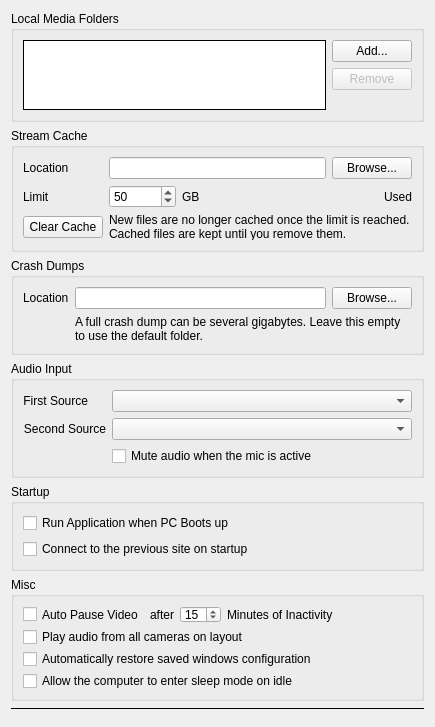
<?xml version="1.0" encoding="UTF-8"?>
<ui version="4.0">
 <class>GeneralPreferencesWidget</class>
 <widget class="QWidget" name="GeneralPreferencesWidget">
  <property name="geometry">
   <rect>
    <x>0</x>
    <y>0</y>
    <width>435</width>
    <height>544</height>
   </rect>
  </property>
  <layout class="QVBoxLayout" name="verticalLayout" stretch="0,0,0,0,0,0,0,1">
   <item>
    <widget class="QGroupBox" name="mediaFoldersGroupBox">
     <property name="title">
      <string>Local Media Folders</string>
     </property>
     <property name="flat">
      <bool>true</bool>
     </property>
     <layout class="QHBoxLayout" name="horizontalLayout_2">
      <item>
       <widget class="QListWidget" name="mediaFoldersList">
        <property name="maximumSize">
         <size>
          <width>16777215</width>
          <height>80</height>
         </size>
        </property>
        <property name="frameShape">
         <enum>QFrame::Shape::Box</enum>
        </property>
        <property name="frameShadow">
         <enum>QFrame::Shadow::Plain</enum>
        </property>
       </widget>
      </item>
      <item>
       <layout class="QVBoxLayout" name="verticalLayout_3">
        <item>
         <widget class="QPushButton" name="addMediaFolderButton">
          <property name="text">
           <string>Add...</string>
          </property>
         </widget>
        </item>
        <item>
         <widget class="QPushButton" name="removeMediaFolderButton">
          <property name="enabled">
           <bool>false</bool>
          </property>
          <property name="text">
           <string>Remove</string>
          </property>
         </widget>
        </item>
        <item>
         <spacer name="verticalSpacer_2">
          <property name="orientation">
           <enum>Qt::Orientation::Vertical</enum>
          </property>
          <property name="sizeHint" stdset="0">
           <size>
            <width>20</width>
            <height>10</height>
           </size>
          </property>
         </spacer>
        </item>
       </layout>
      </item>
     </layout>
    </widget>
   </item>
   <item>
    <widget class="QGroupBox" name="streamCacheGroupBox">
     <property name="title">
      <string>Stream Cache</string>
     </property>
     <property name="flat">
      <bool>true</bool>
     </property>
     <property name="toolTip">
      <string>Streamed files with a fixed duration are cached here and played back from the cache, so seeking and replaying them does not download them again. Live streams are never cached.</string>
     </property>
     <layout class="QGridLayout" name="streamCacheLayout">
      <item row="0" column="0">
       <widget class="QLabel" name="streamCacheFolderLabel">
        <property name="text">
         <string>Location</string>
        </property>
        <property name="buddy">
         <cstring>streamCacheFolderEdit</cstring>
        </property>
       </widget>
      </item>
      <item row="0" column="1">
       <widget class="QLineEdit" name="streamCacheFolderEdit"/>
      </item>
      <item row="0" column="2">
       <widget class="QPushButton" name="browseStreamCacheFolderButton">
        <property name="text">
         <string>Browse...</string>
        </property>
       </widget>
      </item>
      <item row="1" column="0">
       <widget class="QLabel" name="streamCacheLimitLabel">
        <property name="text">
         <string>Limit</string>
        </property>
        <property name="buddy">
         <cstring>streamCacheLimitSpinBox</cstring>
        </property>
       </widget>
      </item>
      <item row="1" column="1" colspan="2">
       <layout class="QHBoxLayout" name="streamCacheLimitLayout">
        <property name="leftMargin">
         <number>0</number>
        </property>
        <property name="topMargin">
         <number>0</number>
        </property>
        <property name="rightMargin">
         <number>0</number>
        </property>
        <property name="bottomMargin">
         <number>0</number>
        </property>
        <item>
         <widget class="QSpinBox" name="streamCacheLimitSpinBox">
          <property name="minimum">
           <number>1</number>
          </property>
          <property name="maximum">
           <number>100000</number>
          </property>
          <property name="value">
           <number>50</number>
          </property>
         </widget>
        </item>
        <item>
         <widget class="QLabel" name="streamCacheLimitUnitLabel">
          <property name="text">
           <string>GB</string>
          </property>
         </widget>
        </item>
        <item>
         <spacer name="streamCacheUsageSpacer">
          <property name="orientation">
           <enum>Qt::Orientation::Horizontal</enum>
          </property>
          <property name="sizeHint" stdset="0">
           <size>
            <width>12</width>
            <height>10</height>
           </size>
          </property>
         </spacer>
        </item>
        <item>
         <widget class="QLabel" name="streamCacheUsageLabel">
          <property name="text">
           <string>Used</string>
          </property>
         </widget>
        </item>
       </layout>
      </item>
      <item row="2" column="0">
       <widget class="QPushButton" name="clearStreamCacheButton">
        <property name="text">
         <string>Clear Cache</string>
        </property>
       </widget>
      </item>
      <item row="2" column="1" colspan="2">
       <widget class="QLabel" name="streamCacheHintLabel">
        <property name="text">
         <string>New files are no longer cached once the limit is reached. Cached files are kept until you remove them.</string>
        </property>
        <property name="wordWrap">
         <bool>true</bool>
        </property>
       </widget>
      </item>
     </layout>
    </widget>
   </item>
   <item>
    <widget class="QGroupBox" name="crashDumpGroupBox">
     <property name="title">
      <string>Crash Dumps</string>
     </property>
     <property name="flat">
      <bool>true</bool>
     </property>
     <property name="toolTip">
      <string>Where the client writes a dump file when it crashes. A full dump can be several gigabytes, so keep it on a drive with room to spare.</string>
     </property>
     <layout class="QGridLayout" name="crashDumpLayout">
      <item row="0" column="0">
       <widget class="QLabel" name="crashDumpFolderLabel">
        <property name="text">
         <string>Location</string>
        </property>
        <property name="buddy">
         <cstring>crashDumpFolderEdit</cstring>
        </property>
       </widget>
      </item>
      <item row="0" column="1">
       <widget class="QLineEdit" name="crashDumpFolderEdit"/>
      </item>
      <item row="0" column="2">
       <widget class="QPushButton" name="browseCrashDumpFolderButton">
        <property name="text">
         <string>Browse...</string>
        </property>
       </widget>
      </item>
      <item row="1" column="1" colspan="2">
       <widget class="QLabel" name="crashDumpHintLabel">
        <property name="text">
         <string>A full crash dump can be several gigabytes. Leave this empty to use the default folder.</string>
        </property>
        <property name="wordWrap">
         <bool>true</bool>
        </property>
       </widget>
      </item>
     </layout>
    </widget>
   </item>
   <item>
    <widget class="QGroupBox" name="audioGroupBox">
     <property name="title">
      <string>Audio Input</string>
     </property>
     <property name="flat">
      <bool>true</bool>
     </property>
     <layout class="QFormLayout" name="formLayout">
      <item row="0" column="0">
       <widget class="QLabel" name="primaryDeviceTextLabel">
        <property name="text">
         <string>First Source</string>
        </property>
        <property name="alignment">
         <set>Qt::AlignmentFlag::AlignRight|Qt::AlignmentFlag::AlignTrailing|Qt::AlignmentFlag::AlignVCenter</set>
        </property>
       </widget>
      </item>
      <item row="0" column="1">
       <widget class="QComboBox" name="primaryAudioDeviceComboBox"/>
      </item>
      <item row="1" column="0">
       <widget class="QLabel" name="secondaryDeviceTextLabel">
        <property name="text">
         <string>Second Source</string>
        </property>
        <property name="alignment">
         <set>Qt::AlignmentFlag::AlignRight|Qt::AlignmentFlag::AlignTrailing|Qt::AlignmentFlag::AlignVCenter</set>
        </property>
       </widget>
      </item>
      <item row="1" column="1">
       <widget class="QComboBox" name="secondaryAudioDeviceComboBox"/>
      </item>
      <item row="2" column="1">
       <widget class="QCheckBox" name="muteOnAudioTransmitCheckBox">
        <property name="text">
         <string>Mute audio when the mic is active</string>
        </property>
       </widget>
      </item>
     </layout>
    </widget>
   </item>
   <item>
    <widget class="QGroupBox" name="startupSettingsGroup">
     <property name="title">
      <string>Startup</string>
     </property>
     <property name="flat">
      <bool>true</bool>
     </property>
     <layout class="QVBoxLayout" name="verticalLayout_2">
      <item>
       <widget class="QCheckBox" name="autoStartCheckBox">
        <property name="text">
         <string>Run Application when PC Boots up</string>
        </property>
       </widget>
      </item>
      <item>
       <widget class="QCheckBox" name="autoLoginCheckBox">
        <property name="text">
         <string>Connect to the previous site on startup</string>
        </property>
       </widget>
      </item>
     </layout>
    </widget>
   </item>
   <item>
    <widget class="QGroupBox" name="miscGroupBox">
     <property name="title">
      <string>Misc</string>
     </property>
     <property name="flat">
      <bool>true</bool>
     </property>
     <layout class="QGridLayout" name="gridLayout_2">
      <item row="1" column="0">
       <widget class="QCheckBox" name="playAudioForAllCamerasCheckbox">
        <property name="text">
         <string>Play audio from all cameras on layout</string>
        </property>
       </widget>
      </item>
      <item row="2" column="0">
       <widget class="QCheckBox" name="restoreSessionCheckBox">
        <property name="text">
         <string>Automatically restore saved windows configuration</string>
        </property>
       </widget>
      </item>
      <item row="0" column="0" colspan="2">
       <layout class="QHBoxLayout" name="pauseOnInactivityLayout" stretch="0,0,0">
        <item>
         <widget class="QCheckBox" name="pauseOnInactivityCheckBox">
          <property name="text">
           <string>Auto Pause Video</string>
          </property>
         </widget>
        </item>
        <item>
         <widget class="QWidget" name="idleTimeoutWidget" native="true">
          <layout class="QHBoxLayout" name="horizontalLayout_3">
           <property name="leftMargin">
            <number>0</number>
           </property>
           <property name="topMargin">
            <number>0</number>
           </property>
           <property name="rightMargin">
            <number>0</number>
           </property>
           <property name="bottomMargin">
            <number>0</number>
           </property>
           <item>
            <widget class="QLabel" name="idleTimeoutLabel1">
             <property name="text">
              <string>after</string>
             </property>
             <property name="buddy">
              <cstring>idleTimeoutSpinBox</cstring>
             </property>
            </widget>
           </item>
           <item>
            <widget class="QSpinBox" name="idleTimeoutSpinBox">
             <property name="minimum">
              <number>1</number>
             </property>
             <property name="maximum">
              <number>60</number>
             </property>
             <property name="value">
              <number>15</number>
             </property>
            </widget>
           </item>
           <item>
            <widget class="QLabel" name="idleTimeoutLabel2">
             <property name="text">
              <string>Minutes of Inactivity</string>
             </property>
            </widget>
           </item>
          </layout>
         </widget>
        </item>
        <item>
         <spacer name="horizontalSpacer_7">
          <property name="orientation">
           <enum>Qt::Orientation::Horizontal</enum>
          </property>
          <property name="sizeHint" stdset="0">
           <size>
            <width>40</width>
            <height>10</height>
           </size>
          </property>
         </spacer>
        </item>
       </layout>
      </item>
      <item row="3" column="0">
       <widget class="QCheckBox" name="allowEnteringSleepModeCheckBox">
        <property name="text">
         <string>Allow the computer to enter sleep mode on idle</string>
        </property>
       </widget>
      </item>
     </layout>
    </widget>
   </item>
   <item>
    <widget class="QFrame" name="horizontalLine">
     <property name="frameShape">
      <enum>QFrame::Shape::HLine</enum>
     </property>
     <property name="frameShadow">
      <enum>QFrame::Shadow::Plain</enum>
     </property>
    </widget>
   </item>
   <item>
    <widget class="nx::vms::client::desktop::AlertLabel" name="alertLabel" native="true"/>
   </item>
   <item>
    <spacer name="verticalSpacer">
     <property name="orientation">
      <enum>Qt::Orientation::Vertical</enum>
     </property>
     <property name="sizeHint" stdset="0">
      <size>
       <width>20</width>
       <height>40</height>
      </size>
     </property>
    </spacer>
   </item>
  </layout>
 </widget>
 <customwidgets>
  <customwidget>
   <class>nx::vms::client::desktop::AlertLabel</class>
   <extends>QWidget</extends>
   <header>nx/vms/client/desktop/common/widgets/alert_label.h</header>
   <container>1</container>
  </customwidget>
 </customwidgets>
 <tabstops>
  <tabstop>mediaFoldersList</tabstop>
  <tabstop>addMediaFolderButton</tabstop>
  <tabstop>removeMediaFolderButton</tabstop>
  <tabstop>streamCacheFolderEdit</tabstop>
  <tabstop>browseStreamCacheFolderButton</tabstop>
  <tabstop>crashDumpFolderEdit</tabstop>
  <tabstop>browseCrashDumpFolderButton</tabstop>
  <tabstop>streamCacheLimitSpinBox</tabstop>
  <tabstop>clearStreamCacheButton</tabstop>
  <tabstop>idleTimeoutSpinBox</tabstop>
 </tabstops>
 <resources/>
 <connections/>
</ui>
